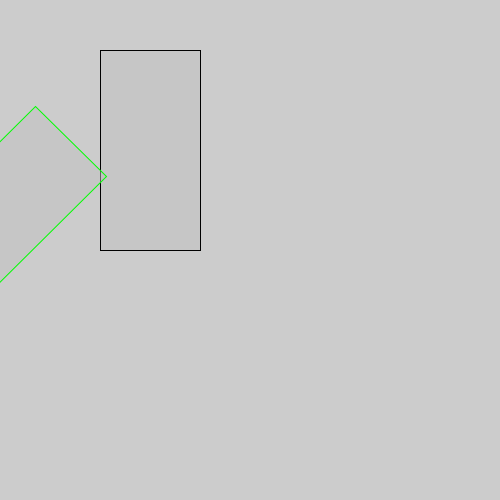
Frame 1 (no input)
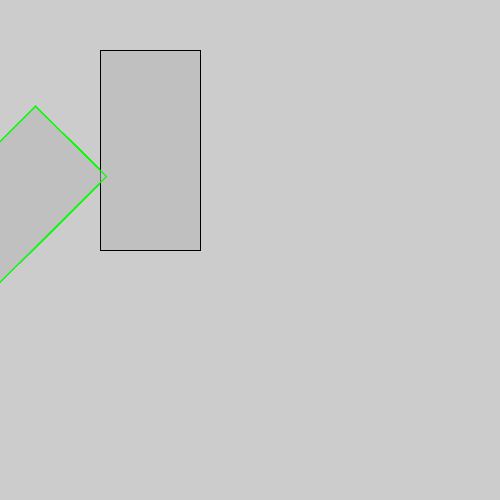
Frame 60 (the mouse pressed at the canvas centre just before this capture)
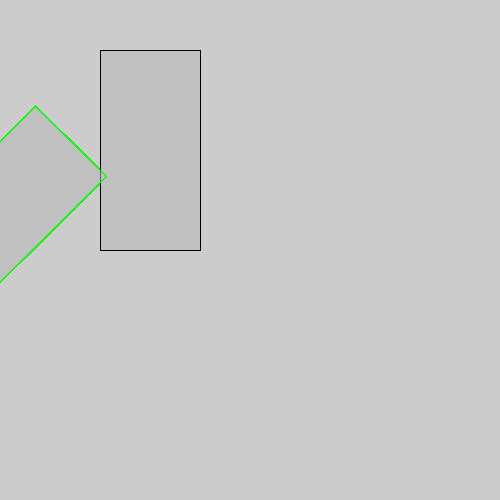
Frame 120 (the mouse held since frame 60 and released just before this capture)

The Processing sketch that drew these frames (run headless with seeded random() and noise(); from frame 60 on, the mouse is pressed at the canvas centre):

// Processing sketch: Rotation
// ── Rotation.pde
void setup() {
  size(500, 500);
}

void draw() {
  fill(192, 128);
  stroke(#000000);
  rect(100, 50, 100, 200);
     
  rotate(QUARTER_PI);
  
  fill(192, 128);
  stroke(#00FF00);
  rect(100, 50, 100, 200);
}
